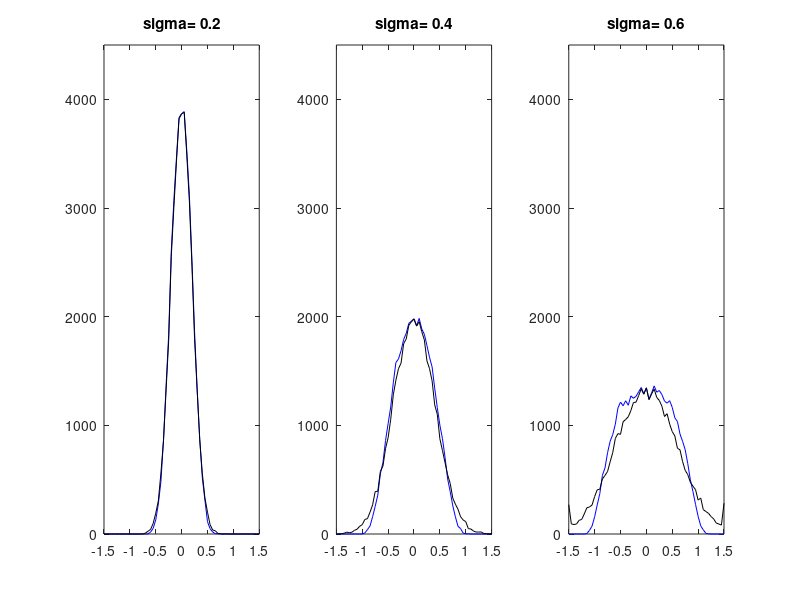

MATLAB code to generate this figure:
%Propagation through nonlinearity
%Several values of variance

%gaussian random data
Nd=40000;
rdat=randn(1,Nd);
bx=-1.5:0.05:1.5; %location of histogram bins

figure(1)

for nn=1:3,
   switch nn,
   case 1, sig=0.2; 
   case 2, sig=0.4;
   case 3, sig=0.6;   
   end;
  adat=sig*rdat;
  pdat=atan(adat);
  hpt=hist(pdat,bx); 
  %data through tangent
  ttg=1; tb=0; %the tangent
  tdat=ttg*(adat)+tb;
  %histogram of data through tangent
  htg=hist(tdat,bx); 

  subplot(1,3,nn)
  plot(bx,hpt,'b'); hold on;
  plot(bx,htg,'k');
  tit=['sigma= ',num2str(sig)];
  title(tit);
  axis([-1.5 1.5 0 4500]);
  
end;
